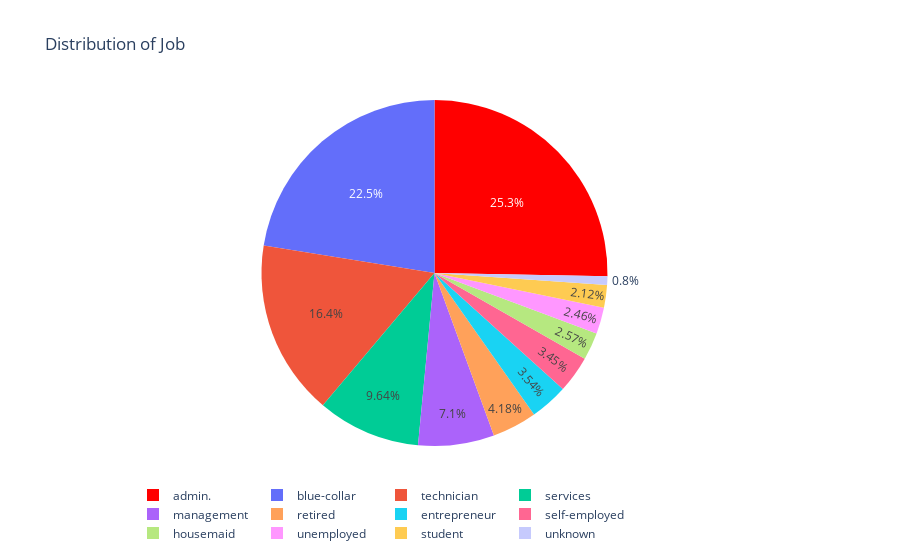

The code cell stored with this chart in its notebook:
### Code cell
import plotly.graph_objects as go
Job = round(df['job'].value_counts()/len(df['job'])*100,2)

labels = list(Job.index)
values = list(Job.values)

trace1 = go.Pie(labels=labels, values=values, marker=dict(colors=['red']))

layout = go.Layout(title = 'Distribution of Job', legend=dict(orientation='h'))

fig = go.Figure(data=[trace1], layout=layout)
iplot(fig)

### Figure 1 — Plotly figure (JSON) as saved in the notebook; plotly's stock layout.template omitted (floating-point values rounded to 4 significant figures)
{"data": [{"labels": ["admin.", "blue-collar", "technician", "services", "management", "retired", "entrepreneur", "self-employed", "housemaid", "unemployed", "student", "unknown"], "marker": {"colors": ["red"]}, "type": "pie", "values": [25.3, 22.47, 16.37, 9.64, 7.1, 4.18, 3.54, 3.45, 2.57, 2.46, 2.12, 0.8]}], "layout": {"legend": {"orientation": "h"}, "title": {"text": "Distribution of Job"}}}
